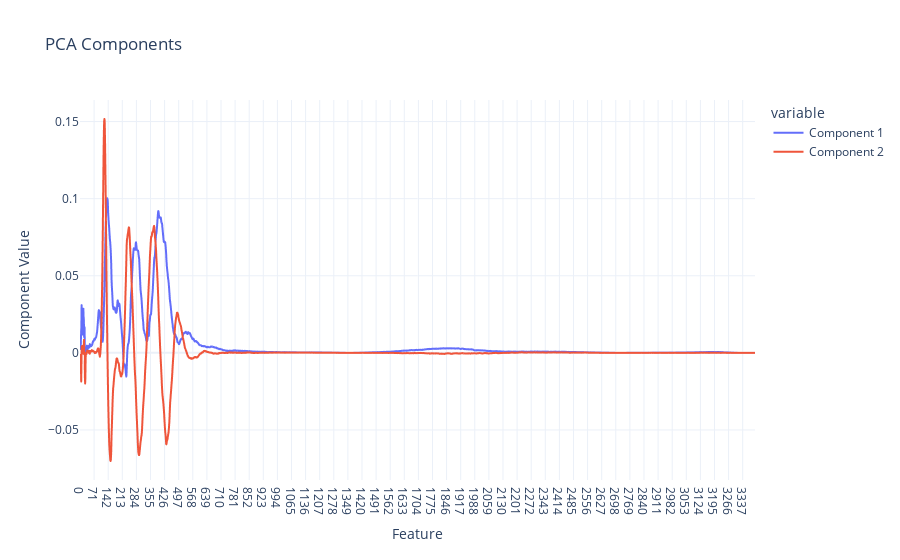

The code cell stored with this chart in its notebook:
### Code cell
# visualize first 2 components with line plot
fig = px.line(df_pca_comp.head(2).T, title='PCA Components', labels={'value': 'Component Value', 'index': 'Feature'}, template='plotly_white')
fig.update_layout(xaxis_title='Feature', yaxis_title='Component Value')
fig.show()

### Figure 1 — Plotly figure (JSON) as saved in the notebook; plotly's stock layout.template omitted (floating-point values rounded to 4 significant figures; data arrays with more than 128 entries replaced by an {"elided": "..."} marker saying what was removed)
{"data": [{"hovertemplate": "variable=Component 1<br>Feature=%{x}<br>Component Value=%{y}<extra></extra>", "legendgroup": "Component 1", "line": {"color": "#636efa", "dash": "solid"}, "marker": {"symbol": "circle"}, "mode": "lines", "name": "Component 1", "showlegend": true, "type": "scattergl", "x": {"elided": "3400 str values"}, "xaxis": "x", "y": {"elided": "3400 float values"}, "yaxis": "y"}, {"hovertemplate": "variable=Component 2<br>Feature=%{x}<br>Component Value=%{y}<extra></extra>", "legendgroup": "Component 2", "line": {"color": "#EF553B", "dash": "solid"}, "marker": {"symbol": "circle"}, "mode": "lines", "name": "Component 2", "showlegend": true, "type": "scattergl", "x": {"elided": "3400 str values"}, "xaxis": "x", "y": {"elided": "3400 float values"}, "yaxis": "y"}], "layout": {"legend": {"title": {"text": "variable"}, "tracegroupgap": 0}, "title": {"text": "PCA Components"}, "xaxis": {"anchor": "y", "domain": [0, 1], "title": {"text": "Feature"}}, "yaxis": {"anchor": "x", "domain": [0, 1], "title": {"text": "Component Value"}}}}
